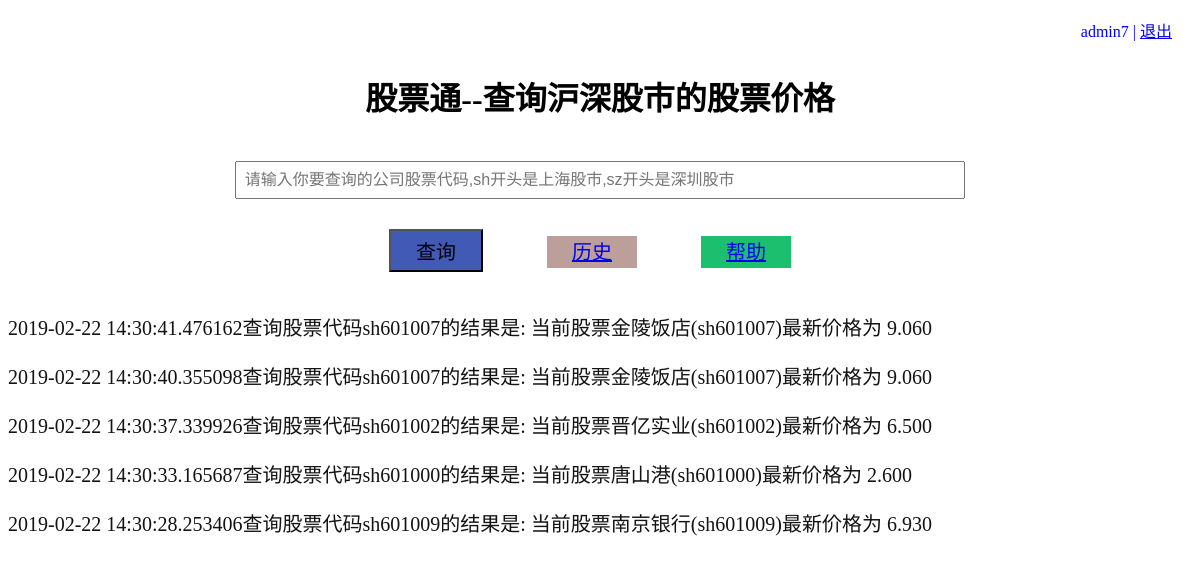
The app's page /history/ (signed in) with its own data.
### tables this page shows
CREATE TABLE history(
	 id integer primary key autoincrement,
	 user_id integer not null,
	 stock_code char(64) not null,
	 result char(256) not null,
	 query_time datatime not null
);

### flaskr.py (the view)
@app.route('/history/')
def history():
	user = session.get('user')
	if user:
		context = {
			'history': query_all_history(user.get('id'))
		}
	else:
		context = {'history':''}
	return render_template('demo_1.html',**context)

### flaskr.py (called while the page is built)
def connect_db():
	rv = sqlite3.connect(app.config['DATABASE'])
	rv.row_factory = sqlite3.Row
	return rv

def get_db():
	if not hasattr(g,'sqlite_db'):
		g.sqlite_db = connect_db()
	return g.sqlite_db

def query_all_history(user_id):
	db = get_db()
	sql_script = """SELECT * FROM history
					WHERE user_id={} ORDER BY query_time DESC
				 """.format(user_id)
	cur = db.execute(sql_script)
	histories = cur.fetchall()
	return histories

### templates/demo_1.html (shortened to what this page needs)
<!DOCTYPE html>
<html lang="en">
<head>
</head>
<boby>
<div class=head style="text-align:right">
	{% if session.login %}
		<span>{{ session.user.username }}</span>
		|
		<a href="{{ url_for('logout')}}">退出</a>
	{% else %}
		<a href="{{ url_for('login') }}">登录</a>
		|
		<a href="{{ url_for('register') }}">注册</a>
	{% endif %}
</div>
<div style="text-align:center">
	<h1>股票通--查询沪深股市的股票价格</h1>
	<form action="/">
		<input class="stock_input" name= "stock_code" value="{{stock_code}}"
		placeholder="请输入你要查询的公司股票代码,sh开头是上海股市,sz开头是深圳股市"/><br>
		<input class="btn"type="submit" value="查询" />
		<a class="btn btn-history" href="/history/">历史</a>
		<a class="btn btn-help" href="/help/">帮助</a>
	</form>
	<div class="result" style="text-align:left">
	{% if query_result %}{{query_result}}
	{% elif history %}
		{% for his in history %}
			<p>{{ his.query_time }}查询股票代码{{ his.stock_code }}的结果是:
				{{ his.result }}
			</p>
		{% endfor %}
	{% elif history == "" and not session.user %}
		<p>需登录才能查询历史记录</p>
	{% elif help %}{{ help }}
	{% endif %}
	</div>
</div>
</boby>
</html>

### templates/demo_1.html (style rules this page uses)
.stock_input { display: inline; width: 60%; margin: 20px auto; padding: 8px; font-size: 16px; }
.btn { border: 2px soild blue; margin: 10px 40px 20px 20px; padding: 5px 25px; font-size: 20px; background-color: #405ab6; }
.btn-history { background-color: #bc9e9a; }
.btn-help { background-color: #1bbf6e; }
.result { maegin: 18px 18px 18px 18px; font-size: 20px; color: #141212; }
.head { padding: 10px 20px; color: blue; }

### records on screen
history: query_time "2019-02-22 14:30:41.476162", stock_code "sh601007", result "当前股票金陵饭店(sh601007)最新价格为 9.060"
history: query_time "2019-02-22 14:30:40.355098", stock_code "sh601007", result "当前股票金陵饭店(sh601007)最新价格为 9.060"
history: query_time "2019-02-22 14:30:37.339926", stock_code "sh601002", result "当前股票晋亿实业(sh601002)最新价格为 6.500"
history: query_time "2019-02-22 14:30:33.165687", stock_code "sh601000", result "当前股票唐山港(sh601000)最新价格为 2.600"
history: query_time "2019-02-22 14:30:28.253406", stock_code "sh601009", result "当前股票南京银行(sh601009)最新价格为 6.930"

### other values on screen
{{ session.user.username }} "admin7"
